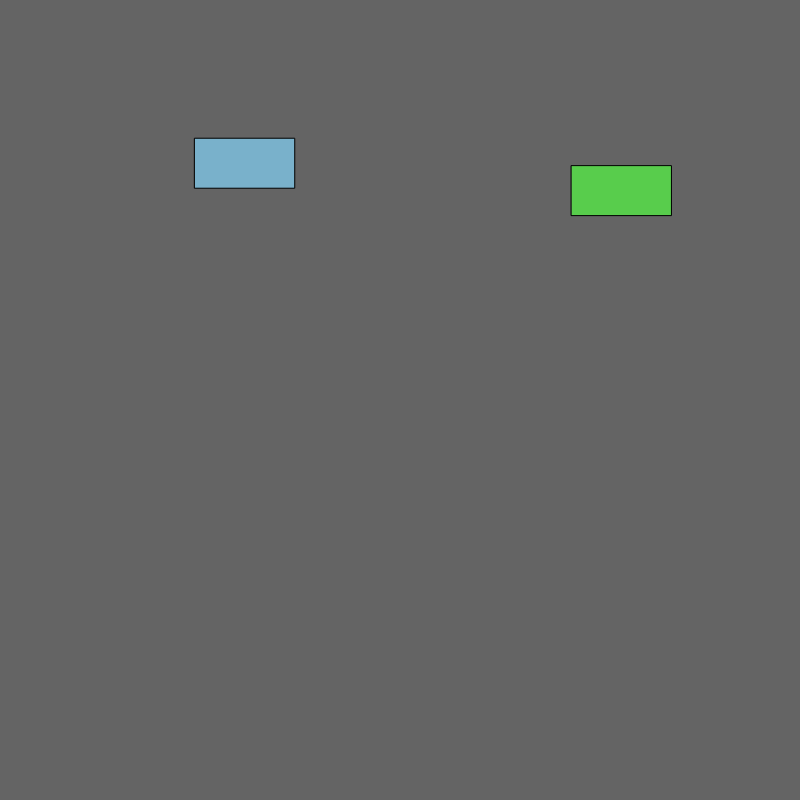
Frame 1 (no input)
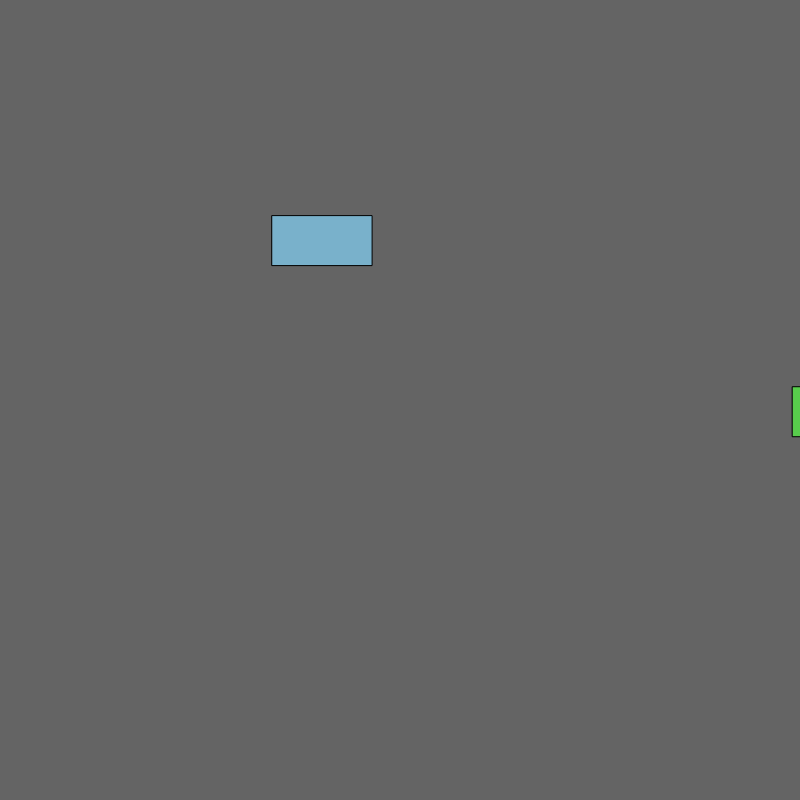
Frame 60 (no input)
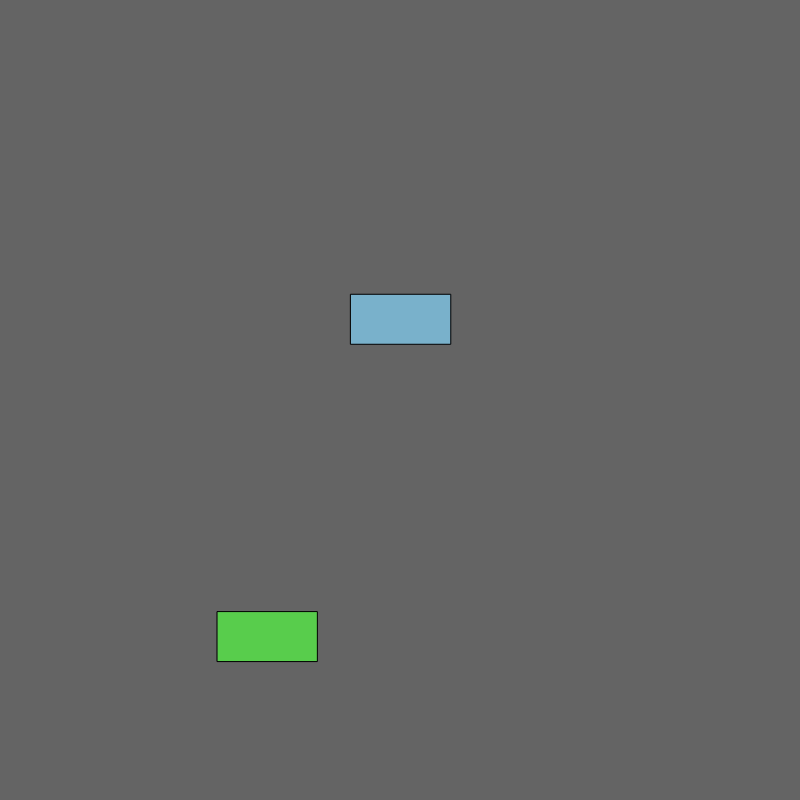
Frame 120 (the mouse pressed at the canvas centre since frame 60)

The p5.js sketch that drew these frames (run headless with seeded random() and noise() and a simulated clock; from frame 60 on, the mouse is pressed at the canvas centre):

// p5.js sketch
// ── sketch.js
var x=0;
var myCar; //declare/ define an object
var myCar1;
var vel=3;

function setup() {
  createCanvas(800,800);
  myCar= new Car(); //spawn an object - - a class always goes after NEW
  myCar1= new Car();
}
//
function draw() {
  background(100);
  //rect(x,100,100,50); //this code makes it go across the screen
  //x=x+1; //x=x+1;
  //if(x>width) x=0;

  myCar.display();
  myCar.drive();

  myCar1.display();
  myCar1.drive();

}
//our car class - classes are capitalized
function Car(){
  //attributes (what is the car)
  this.x = random(width); //every car's position starts at 0
  this.y = random(height);
  this.vel = random(5);
  this.r = random(255);
  this.g = random(255);
  this.b = random(255);


  //methods (things the car does)
  this.display = function(){
    fill(this.r, this.g, this.b);
    rect(this.x, this.y, 100, 50);
  }
  this.drive=function(){
    this.x = this.x + this.vel;
    if(this.x > width){
      this.x = 0;
    }
    this.y = this.y + this.vel;
    if(this.y>height){
      this.y=0;
    }
  }
}
